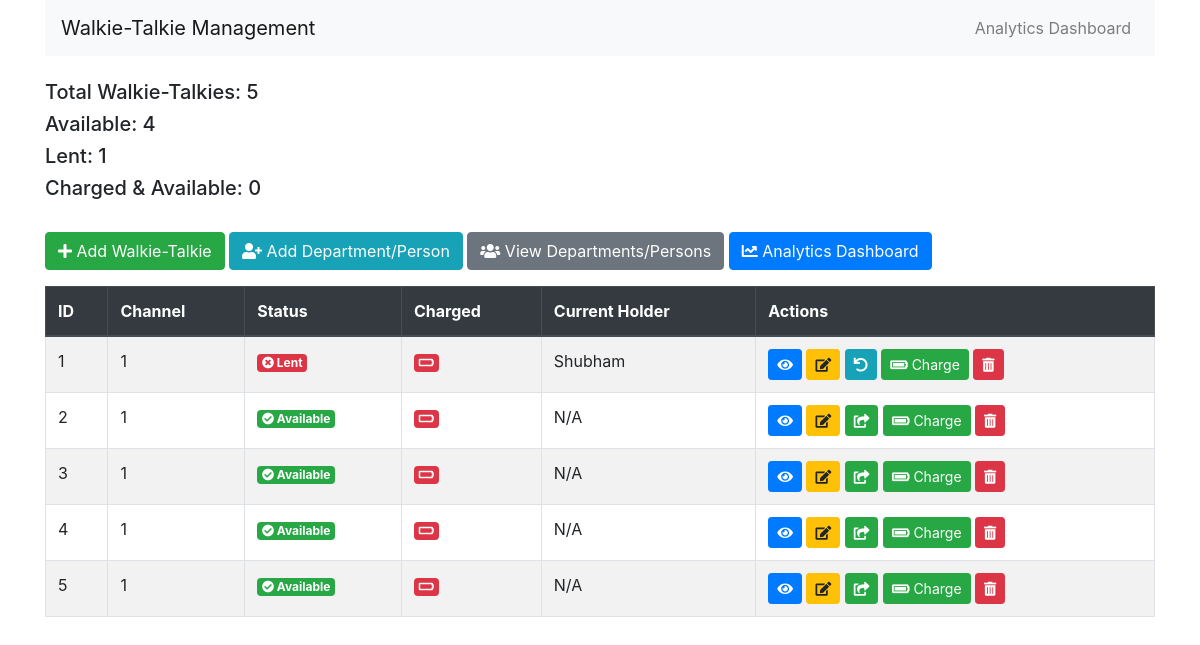
Before: / with the older database file.
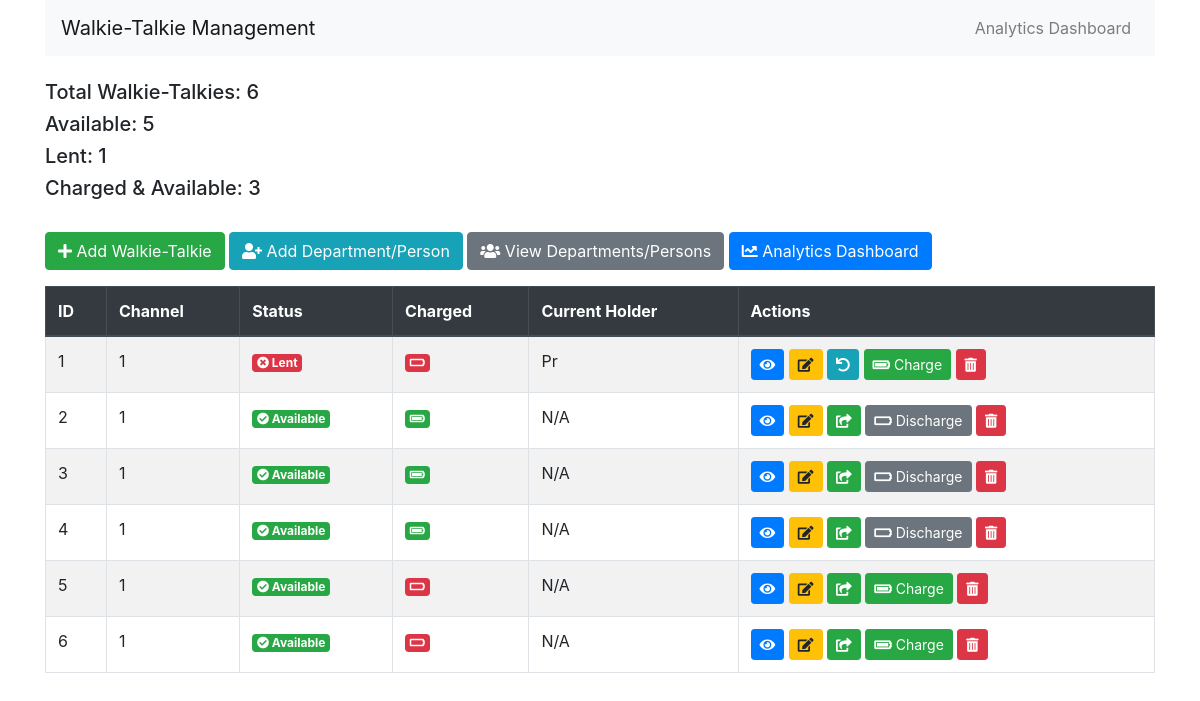
After: the same page with the newer database file.
### models.py (models this page shows)
class WalkieTalkie(db.Model):
    id = db.Column(db.Integer, primary_key=True)
    channel = db.Column(db.Integer, nullable=True, default=1)
    is_lent = db.Column(db.Boolean, default=False)
    current_holder = db.Column(db.String(100), nullable=True)
    is_charged = db.Column(db.Boolean, default=False)  # Default is now False (discharged)
    rental_history = db.relationship('Rental', backref='walkie_talkie', lazy=True)
    rental_history = db.relationship('Rental', backref='walkie_talkie', lazy=True)

### routes.py (the view)
@app.route('/')
def index():
    walkie_talkies = WalkieTalkie.query.all()
    total_wt = len(walkie_talkies)
    available_wt = WalkieTalkie.query.filter_by(is_lent=False).count()
    lent_wt = WalkieTalkie.query.filter_by(is_lent=True).count()
    charged_wt = WalkieTalkie.query.filter_by(is_lent=False, is_charged=True).count()
    return render_template('index.html', walkie_talkies=walkie_talkies, total_wt=total_wt,
                           available_wt=available_wt, lent_wt=lent_wt, charged_wt=charged_wt)

### templates/index.html (shortened to what the changed rows need)
{% extends 'base.html' %}
{% block content %}
<div class="row mb-4">
    <div class="col">
        <h5>Total Walkie-Talkies: {{ total_wt }}</h5>
        <h5>Available: {{ available_wt }}</h5>
        <h5>Lent: {{ lent_wt }}</h5>
        <h5>Charged & Available: {{ charged_wt }}</h5>
    </div>
</div>
<table class="table table-striped table-bordered">
    <thead class="thead-dark">
        <tr>
            <th>ID</th>
            <th>Channel</th>
            <th>Status</th>
            <th>Charged</th>
            <th>Current Holder</th>
            <th>Actions</th>
        </tr>
    </thead>
    <tbody>
        {% for wt in walkie_talkies %}
        <tr class="{% if wt.is_lent %}lent-row{% endif %}">
            <td>{{ wt.id }}</td>
            <td>{{ wt.channel }}</td>
            <td>
                {% if wt.is_lent %}
                    <span class="badge badge-danger" data-toggle="tooltip" title="Lent to {{ wt.current_holder }}">
                        <i class="fas fa-times-circle"></i> Lent
                    </span>
                {% else %}
                    <span class="badge badge-success" data-toggle="tooltip" title="Available for lending">
                        <i class="fas fa-check-circle"></i> Available
                    </span>
                {% endif %}
            </td>
            <td>
                {% if wt.is_charged %}
                    <span class="badge badge-success" data-toggle="tooltip" title="Fully Charged">
                        <i class="fas fa-battery-full"></i>
                    </span>
                {% else %}
                    <span class="badge badge-danger" data-toggle="tooltip" title="Not Charged">
                        <i class="fas fa-battery-empty"></i>
                    </span>
                {% endif %}
            </td>
            <td>{{ wt.current_holder or 'N/A' }}</td>
            <td>
                <a href="{{ url_for('view_walkie_talkie', wt_id=wt.id) }}" class="btn btn-sm btn-primary" data-toggle="tooltip" title="View Details">
                    <i class="fas fa-eye"></i>
                </a>
                <a href="{{ url_for('edit_walkie_talkie', wt_id=wt.id) }}" class="btn btn-sm btn-warning" data-toggle="tooltip" title="Edit">
                    <i class="fas fa-edit"></i>
                </a>
                {% if not wt.is_lent %}
                    <a href="{{ url_for('lend_walkie_talkie', wt_id=wt.id) }}" class="btn btn-sm btn-success" data-toggle="tooltip" title="Lend">
                        <i class="fas fa-share-square"></i>
                    </a>
                {% else %}
                    <a href="{{ url_for('return_walkie_talkie', wt_id=wt.id) }}" class="btn btn-sm btn-info" data-toggle="tooltip" title="Return">
                        <i class="fas fa-undo"></i>
                    </a>
                {% endif %}
                <form action="{{ url_for('toggle_charge_status', wt_id=wt.id) }}" method="post" style="display:inline;">
                    <button type="submit" class="btn btn-sm {% if wt.is_charged %}btn-secondary{% else %}btn-success{% endif %}" data-toggle="tooltip" title="Toggle Charge Status">
                        {% if wt.is_charged %}
                            <i class="fas fa-battery-empty"></i> Discharge
                        {% else %}
                            <i class="fas fa-battery-full"></i> Charge
                        {% endif %}
                    </button>
                </form>
                <form action="{{ url_for('delete_walkie_talkie', wt_id=wt.id) }}" method="post" style="display:inline;">
                    <button type="submit" class="btn btn-sm btn-danger" onclick="return confirm('Are you sure you want to delete this walkie-talkie?');" data-toggle="tooltip" title="Delete">
                        <i class="fas fa-trash-alt"></i>
                    </button>
                </form>
            </td>
        </tr>
        {% endfor %}
    </tbody>
</table>
{% endblock %}

Changed rows visible on the page:
changed WalkieTalkie id 1: current_holder "Shubham" → "Pr"
changed WalkieTalkie id 2: is_charged "Charge" → "Discharge"
changed WalkieTalkie id 3: is_charged "Charge" → "Discharge"
changed WalkieTalkie id 4: is_charged "Charge" → "Discharge"
added WalkieTalkie: id "6", channel "1", is_lent False (drawn), is_charged False (drawn), current_holder "N/A"
Other visible differences:
{{ total_wt }}: "5" → "6"
{{ available_wt }}: "4" → "5"
{{ charged_wt }}: "0" → "3"
